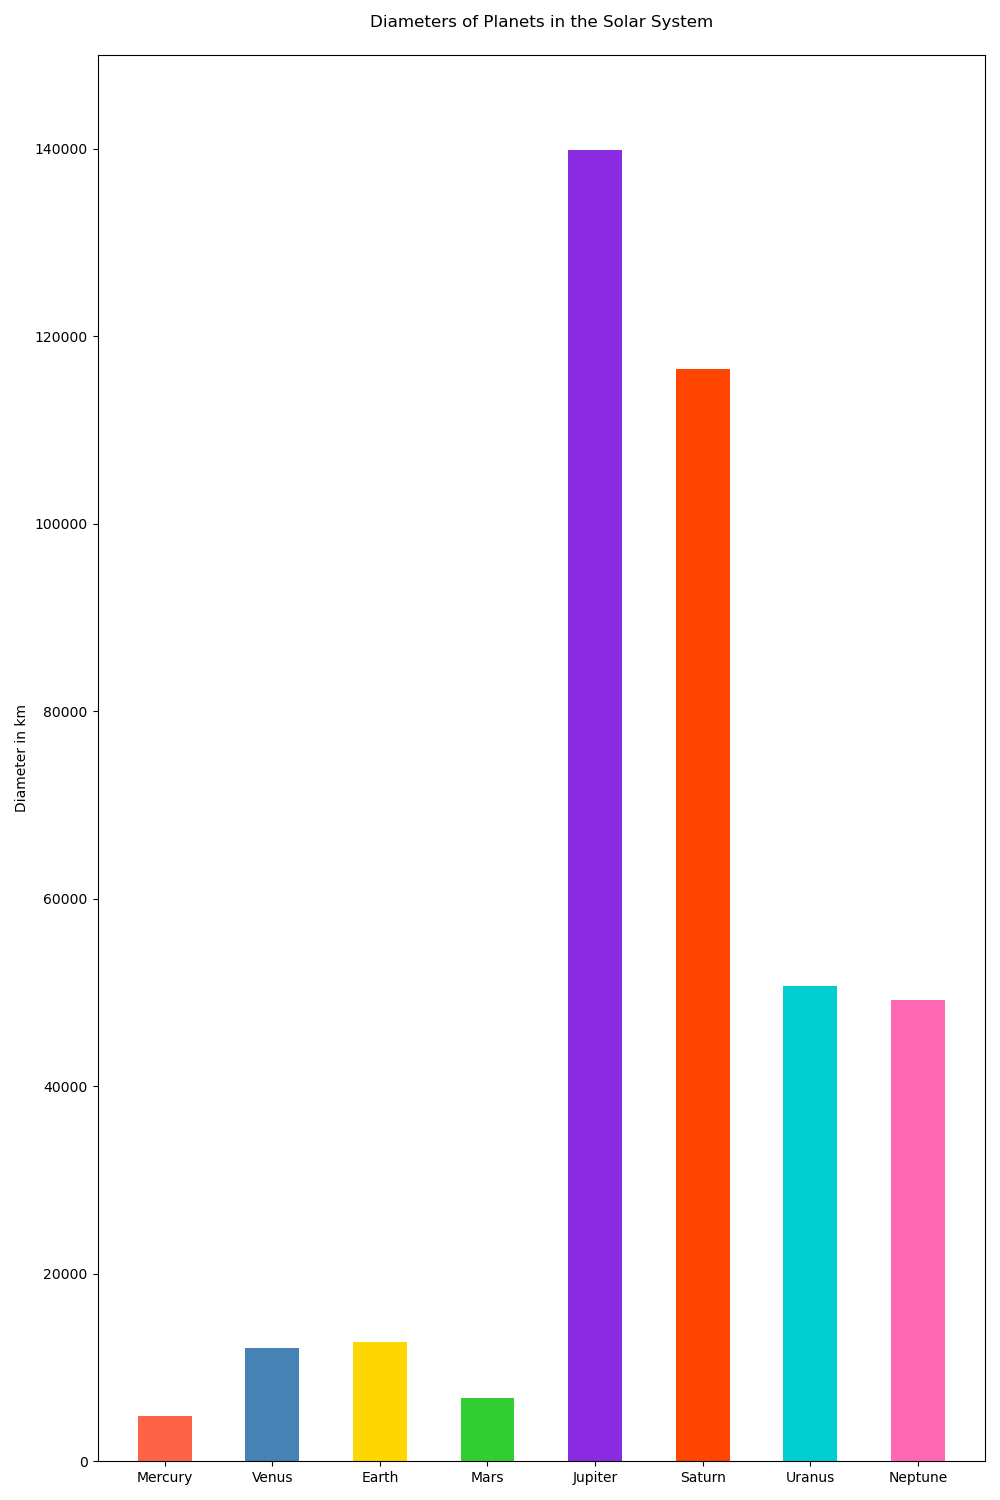

Write the Python code that produced this figure.

import matplotlib.pyplot as plt

# Data
planets = ['Mercury', 'Venus', 'Earth', 'Mars', 'Jupiter', 'Saturn', 'Uranus', 'Neptune']
diameters = [4879, 12104, 12742, 6779, 139820, 116460, 50724, 49244]

# Create figure and axis objects
fig, ax = plt.subplots(figsize=(10, 15))  # Changed figure size

# Plotting the vertical bar chart
ax.bar(planets, diameters, color=['#FF6347', '#4682B4', '#FFD700', '#32CD32', '#8A2BE2', '#FF4500', '#00CED1', '#FF69B4'], width=0.5)  # Changed colors and bar width

# Customizing the plot (labels, title, etc.)
ax.set_ylabel('Diameter in km')
ax.set_title('Diameters of Planets in the Solar System', pad=20)
ax.set_ylim([0, 150000])  # Adjusted to accommodate the maximum data point

# Display the plot
plt.tight_layout()
plt.show()
